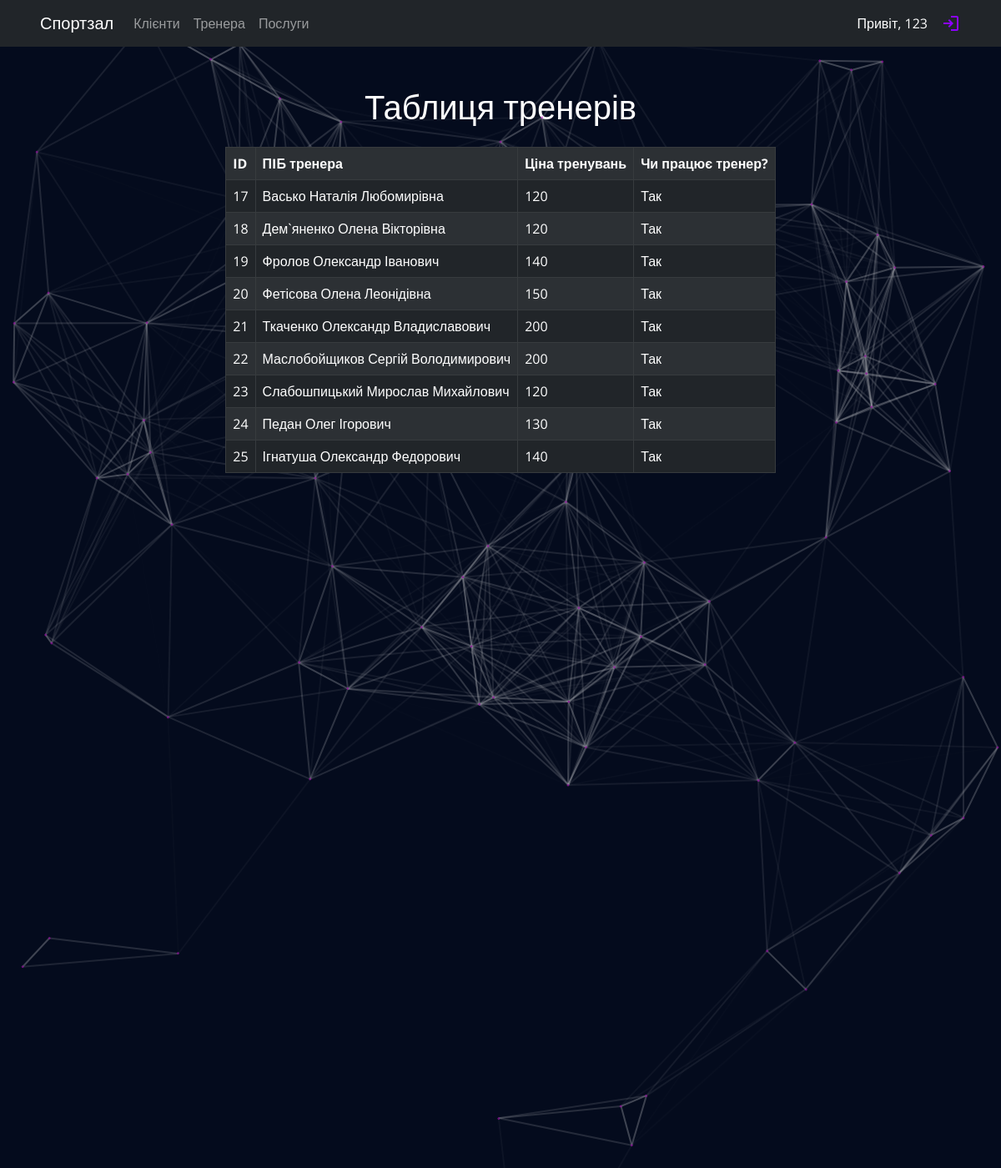
Page /index.php (signed in) on the committed database.
### tables this page shows
CREATE TABLE `trainer` (
  `trainer_id` int(11) NOT NULL,
  `trainer_fio` varchar(255) NOT NULL,
  `trainer_price` varchar(255) NOT NULL,
  `is_work` varchar(10) NOT NULL
);

### includes/auth.php (called while the page is built, shortened)
<?php
$is_admin = false;
?>

### includes/connection.php (called while the page is built, shortened)
<?php
function _switch($table)
{
    switch ($table) {
        case 'trainer':
            $name = 'Таблиця тренерів';
            $cols = ['ID', 'ПIБ тренера', 'Ціна тренувань', 'Чи працює тренер?'];
            $n_cols = [
                'trainer_id' => $cols[0],
                'trainer_fio' => $cols[1],
                'trainer_price' => $cols[2],
                'is_work' => $cols[3]
            ];
            break;
    }
    return [
        'name'   => $name,
        'cols'   => $cols,
        'n_cols' => $n_cols
    ];
}

### index.php (the view, shortened to what this page needs)
<?php require_once 'includes/auth.php' ?>
<?php
require_once("includes/connection.php");
require 'includes/header.php';
$table = htmlspecialchars($_GET['table']);
if ($table == "") {
    if ($is_admin) {
        $table = 'client';
    } else {
        $table = 'trainer';
    }
}
extract(_switch($table));
$data = mysqli_query($con, "SELECT * FROM `$table`");
if ($data) {
?>
    <div class="container-fluid text-center text-white">
        <h1 class="pt-5"><?= $name ?></h1>
    </div>
    <?php if (!(!$is_admin && $table == 'client')) : ?>
        <table class="mt-4 table table-dark table-bordered table-striped">
            <tr>
                <?php foreach ($cols as $col) : ?>
                    <th><?= htmlspecialchars($col) ?></th>
                <?php endforeach; ?>
            </tr>
            <?php foreach ($data as $row) : ?>
                <tr>
                    <?php foreach ($row as $key => $field) : ?>
                        <td>
                            <?= htmlspecialchars($field) ?>
                        </td>
                    <?php endforeach; ?>
                </tr>
            <?php endforeach; ?>
        </table>
    <?php endif; ?>
<?php
} else {
    echo ('<h1 style="color: #fff;">This table is empty!</h1>');
}
require 'includes/footer.php';
?>

### css/style.css (style rules this page uses)
* { user-select: none; }
body { width: 100%; height: auto; overflow-x: hidden; background-color: #040B1D; box-sizing: border-box; font-family: 'Open Sans', sans-serif; color: black; }

### css/style-table.css (style rules this page uses)
table { margin-left: auto; margin-right: auto; width: unset !important; position: relative; }
th, td { font-size: 16px; padding: 8px; }
th { background: red; color: #fff; }

### rows in the picture
trainer: trainer_id "17", trainer_fio "Васько Наталія Любомирівна", trainer_price "120", is_work "Так"
trainer: trainer_id "18", trainer_fio "Дем`яненко Олена Вікторівна", trainer_price "120", is_work "Так"
trainer: trainer_id "19", trainer_fio "Фролов Олександр Іванович", trainer_price "140", is_work "Так"
trainer: trainer_id "20", trainer_fio "Фетісова Олена Леонідівна", trainer_price "150", is_work "Так"
trainer: trainer_id "21", trainer_fio "Ткаченко Олександр Владиславович", trainer_price "200", is_work "Так"
trainer: trainer_id "22", trainer_fio "Маслобойщиков Сергій Володимирович", trainer_price "200", is_work "Так"
trainer: trainer_id "23", trainer_fio "Слабошпицький Мирослав Михайлович", trainer_price "120", is_work "Так"
trainer: trainer_id "24", trainer_fio "Педан Олег Ігорович", trainer_price "130", is_work "Так"
trainer: trainer_id "25", trainer_fio "Ігнатуша Олександр Федорович", trainer_price "140", is_work "Так"

### other values in the picture
$_SESSION['user'][0] "123"
$col "ID"
$col "ПIБ тренера"
$col "Ціна тренувань"
$col "Чи працює тренер?"
